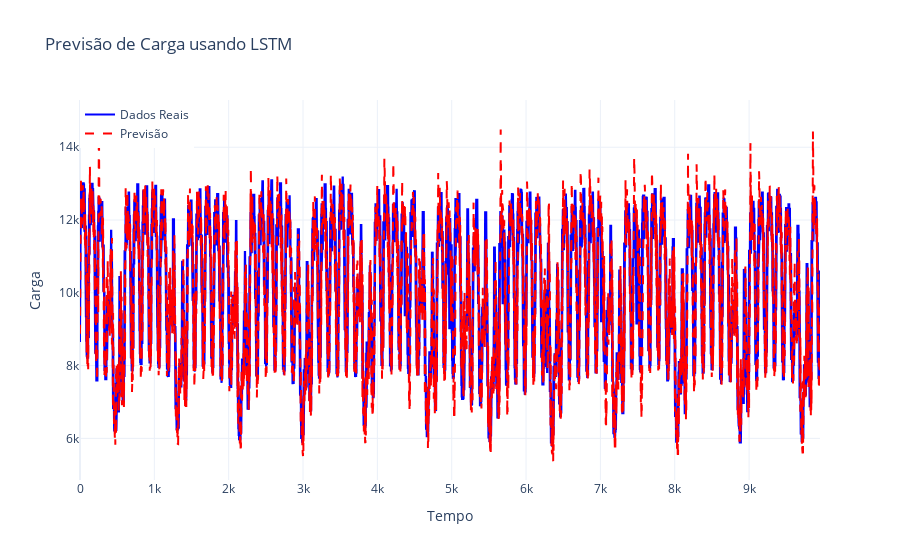

Notebook code cell kept with this figure:
### Code cell
plt.plot(carga)
plt.plot(previsoes)


import plotly.graph_objects as go

# Criar figura
fig = go.Figure()

# Adicionar linha dos dados reais
fig.add_trace(go.Scatter(
    y=Y_test_real.flatten(),
    mode='lines',
    name='Dados Reais',
    line=dict(color='blue')
))

# Adicionar linha das previsões
fig.add_trace(go.Scatter(
    y=previsoes.flatten(),
    mode='lines',
    name='Previsão',
    line=dict(color='red', dash='dash')
))

# Configurar layout do gráfico
fig.update_layout(
    title='Previsão de Carga usando LSTM',
    xaxis_title='Tempo',
    yaxis_title='Carga',
    legend=dict(x=0, y=1),
    template='plotly_white',
)

# Mostrar gráfico interativo
fig.show()

### Figure 1 — Plotly figure (JSON) as saved in the notebook; plotly's stock layout.template omitted (floating-point values rounded to 4 significant figures; data arrays with more than 128 entries replaced by an {"elided": "..."} marker saying what was removed)
{"data": [{"line": {"color": "blue"}, "mode": "lines", "name": "Dados Reais", "type": "scatter", "y": {"elided": "9955 float values"}}, {"line": {"color": "red", "dash": "dash"}, "mode": "lines", "name": "Previsão", "type": "scatter", "y": {"elided": "9955 float values"}}], "layout": {"legend": {"x": 0, "y": 1}, "title": {"text": "Previsão de Carga usando LSTM"}, "xaxis": {"title": {"text": "Tempo"}}, "yaxis": {"title": {"text": "Carga"}}}}
